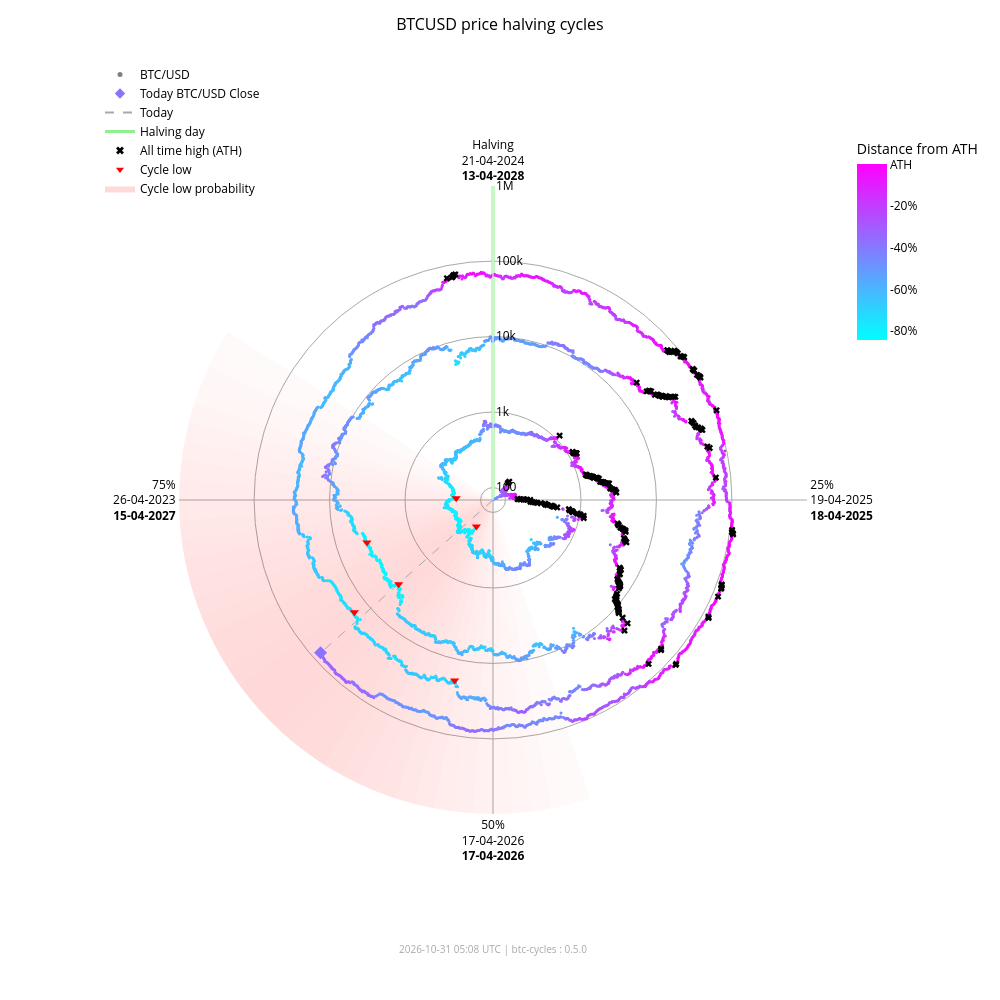

Notebook cell for this chart:
### Markdown cell above
### Interactive chart (plotly)

### Code cell
fig_interactive = btc.plot(
    kind="interactive",
    from_date="2012-11-28",
)
# plotly config for interactivity
config = {"scrollZoom": True, "displayModeBar": True}
# display in notebook
fig_interactive.show(config=config)

### Figure 1 — Plotly figure (JSON) as saved in the notebook; plotly's stock layout.template omitted (floating-point values rounded to 4 significant figures; data arrays with more than 128 entries replaced by an {"elided": "..."} marker saying what was removed)
{"data": [{"fill": "toself", "fillcolor": "rgba(255,0,0,0.018306980149439524)", "hoverinfo": "skip", "line": {"width": 0}, "mode": "lines", "r": [68.43, 1000000, 1000000, 68.43, 68.43], "showlegend": false, "theta": [162.0, 162.0, 165.6, 165.6, 162.0], "type": "scatterpolar"}, {"fill": "toself", "fillcolor": "rgba(255,0,0,0.02405911634527998)", "hoverinfo": "skip", "line": {"width": 0}, "mode": "lines", "r": [68.43, 1000000, 1000000, 68.43, 68.43], "showlegend": false, "theta": [165.6, 165.6, 169.2, 169.2, 165.6], "type": "scatterpolar"}, {"fill": "toself", "fillcolor": "rgba(255,0,0,0.030803449372254352)", "hoverinfo": "skip", "line": {"width": 0}, "mode": "lines", "r": [68.43, 1000000, 1000000, 68.43, 68.43], "showlegend": false, "theta": [169.2, 169.2, 172.8, 172.8, 169.2], "type": "scatterpolar"}, {"fill": "toself", "fillcolor": "rgba(255,0,0,0.03847233586005252)", "hoverinfo": "skip", "line": {"width": 0}, "mode": "lines", "r": [68.43, 1000000, 1000000, 68.43, 68.43], "showlegend": false, "theta": [172.8, 172.8, 176.4, 176.4, 172.8], "type": "scatterpolar"}, {"fill": "toself", "fillcolor": "rgba(255,0,0,0.04694405159551339)", "hoverinfo": "skip", "line": {"width": 0}, "mode": "lines", "r": [68.43, 1000000, 1000000, 68.43, 68.43], "showlegend": false, "theta": [176.4, 176.4, 180.0, 180.0, 176.4], "type": "scatterpolar"}, {"fill": "toself", "fillcolor": "rgba(255,0,0,0.05605603979818329)", "hoverinfo": "skip", "line": {"width": 0}, "mode": "lines", "r": [68.43, 1000000, 1000000, 68.43, 68.43], "showlegend": false, "theta": [180.0, 180.0, 183.6, 183.6, 180.0], "type": "scatterpolar"}, {"fill": "toself", "fillcolor": "rgba(255,0,0,0.06562330627802694)", "hoverinfo": "skip", "line": {"width": 0}, "mode": "lines", "r": [68.43, 1000000, 1000000, 68.43, 68.43], "showlegend": false, "theta": [183.6, 183.6, 187.2, 187.2, 183.6], "type": "scatterpolar"}, {"fill": "toself", "fillcolor": "rgba(255,0,0,0.07545707932574237)", "hoverinfo": "skip", "line": {"width": 0}, "mode": "lines", "r": [68.43, 1000000, 1000000, 68.43, 68.43], "showlegend": false, "theta": [187.2, 187.2, 190.8, 190.8, 187.2], "type": "scatterpolar"}, {"fill": "toself", "fillcolor": "rgba(255,0,0,0.08537841060169407)", "hoverinfo": "skip", "line": {"width": 0}, "mode": "lines", "r": [68.43, 1000000, 1000000, 68.43, 68.43], "showlegend": false, "theta": [190.8, 190.8, 194.4, 194.4, 190.8], "type": "scatterpolar"}, {"fill": "toself", "fillcolor": "rgba(255,0,0,0.09522272137134848)", "hoverinfo": "skip", "line": {"width": 0}, "mode": "lines", "r": [68.43, 1000000, 1000000, 68.43, 68.43], "showlegend": false, "theta": [194.4, 194.4, 198.0, 198.0, 194.4], "type": "scatterpolar"}, {"fill": "toself", "fillcolor": "rgba(255,0,0,0.10483418800389058)", "hoverinfo": "skip", "line": {"width": 0}, "mode": "lines", "r": [68.43, 1000000, 1000000, 68.43, 68.43], "showlegend": false, "theta": [198.0, 198.0, 201.6, 201.6, 198.0], "type": "scatterpolar"}, {"fill": "toself", "fillcolor": "rgba(255,0,0,0.11405248627197925)", "hoverinfo": "skip", "line": {"width": 0}, "mode": "lines", "r": [68.43, 1000000, 1000000, 68.43, 68.43], "showlegend": false, "theta": [201.6, 201.6, 205.2, 205.2, 201.6], "type": "scatterpolar"}, {"fill": "toself", "fillcolor": "rgba(255,0,0,0.12269756305009562)", "hoverinfo": "skip", "line": {"width": 0}, "mode": "lines", "r": [68.43, 1000000, 1000000, 68.43, 68.43], "showlegend": false, "theta": [205.2, 205.2, 208.8, 208.8, 205.2], "type": "scatterpolar"}, {"fill": "toself", "fillcolor": "rgba(255,0,0,0.13055959037792858)", "hoverinfo": "skip", "line": {"width": 0}, "mode": "lines", "r": [68.43, 1000000, 1000000, 68.43, 68.43], "showlegend": false, "theta": [208.8, 208.8, 212.4, 212.4, 208.8], "type": "scatterpolar"}, {"fill": "toself", "fillcolor": "rgba(255,0,0,0.13740037014073872)", "hoverinfo": "skip", "line": {"width": 0}, "mode": "lines", "r": [68.43, 1000000, 1000000, 68.43, 68.43], "showlegend": false, "theta": [212.4, 212.4, 216.0, 216.0, 212.4], "type": "scatterpolar"}, {"fill": "toself", "fillcolor": "rgba(255,0,0,0.14296927208088228)", "hoverinfo": "skip", "line": {"width": 0}, "mode": "lines", "r": [68.43, 1000000, 1000000, 68.43, 68.43], "showlegend": false, "theta": [216.0, 216.0, 219.6, 219.6, 216.0], "type": "scatterpolar"}, {"fill": "toself", "fillcolor": "rgba(255,0,0,0.14703219887325494)", "hoverinfo": "skip", "line": {"width": 0}, "mode": "lines", "r": [68.43, 1000000, 1000000, 68.43, 68.43], "showlegend": false, "theta": [219.6, 219.6, 223.2, 223.2, 219.6], "type": "scatterpolar"}, {"fill": "toself", "fillcolor": "rgba(255,0,0,0.14940752827264187)", "hoverinfo": "skip", "line": {"width": 0}, "mode": "lines", "r": [68.43, 1000000, 1000000, 68.43, 68.43], "showlegend": false, "theta": [223.2, 223.2, 226.8, 226.8, 223.2], "type": "scatterpolar"}, {"fill": "toself", "fillcolor": "rgba(255,0,0,0.15)", "hoverinfo": "skip", "line": {"width": 0}, "mode": "lines", "r": [68.43, 1000000, 1000000, 68.43, 68.43], "showlegend": false, "theta": [226.8, 226.8, 230.4, 230.4, 226.8], "type": "scatterpolar"}, {"fill": "toself", "fillcolor": "rgba(255,0,0,0.14882314851976614)", "hoverinfo": "skip", "line": {"width": 0}, "mode": "lines", "r": [68.43, 1000000, 1000000, 68.43, 68.43], "showlegend": false, "theta": [230.4, 230.4, 234.0, 234.0, 230.4], "type": "scatterpolar"}, {"fill": "toself", "fillcolor": "rgba(255,0,0,0.14600334989350275)", "hoverinfo": "skip", "line": {"width": 0}, "mode": "lines", "r": [68.43, 1000000, 1000000, 68.43, 68.43], "showlegend": false, "theta": [234.0, 234.0, 237.6, 237.6, 234.0], "type": "scatterpolar"}, {"fill": "toself", "fillcolor": "rgba(255,0,0,0.14176315293000513)", "hoverinfo": "skip", "line": {"width": 0}, "mode": "lines", "r": [68.43, 1000000, 1000000, 68.43, 68.43], "showlegend": false, "theta": [237.6, 237.6, 241.2, 241.2, 237.6], "type": "scatterpolar"}, {"fill": "toself", "fillcolor": "rgba(255,0,0,0.1363869302869166)", "hoverinfo": "skip", "line": {"width": 0}, "mode": "lines", "r": [68.43, 1000000, 1000000, 68.43, 68.43], "showlegend": false, "theta": [241.2, 241.2, 244.8, 244.8, 241.2], "type": "scatterpolar"}, {"fill": "toself", "fillcolor": "rgba(255,0,0,0.13017643696734477)", "hoverinfo": "skip", "line": {"width": 0}, "mode": "lines", "r": [68.43, 1000000, 1000000, 68.43, 68.43], "showlegend": false, "theta": [244.8, 244.8, 248.4, 248.4, 244.8], "type": "scatterpolar"}, {"fill": "toself", "fillcolor": "rgba(255,0,0,0.1234063302665758)", "hoverinfo": "skip", "line": {"width": 0}, "mode": "lines", "r": [68.43, 1000000, 1000000, 68.43, 68.43], "showlegend": false, "theta": [248.4, 248.4, 252.0, 252.0, 248.4], "type": "scatterpolar"}, {"fill": "toself", "fillcolor": "rgba(255,0,0,0.11628949020714345)", "hoverinfo": "skip", "line": {"width": 0}, "mode": "lines", "r": [68.43, 1000000, 1000000, 68.43, 68.43], "showlegend": false, "theta": [252.0, 252.0, 255.6, 255.6, 252.0], "type": "scatterpolar"}, {"fill": "toself", "fillcolor": "rgba(255,0,0,0.108959277972535)", "hoverinfo": "skip", "line": {"width": 0}, "mode": "lines", "r": [68.43, 1000000, 1000000, 68.43, 68.43], "showlegend": false, "theta": [255.6, 255.6, 259.2, 259.2, 255.6], "type": "scatterpolar"}, {"fill": "toself", "fillcolor": "rgba(255,0,0,0.1014715299920515)", "hoverinfo": "skip", "line": {"width": 0}, "mode": "lines", "r": [68.43, 1000000, 1000000, 68.43, 68.43], "showlegend": false, "theta": [259.2, 259.2, 262.8, 262.8, 259.2], "type": "scatterpolar"}, {"fill": "toself", "fillcolor": "rgba(255,0,0,0.09382430417652897)", "hoverinfo": "skip", "line": {"width": 0}, "mode": "lines", "r": [68.43, 1000000, 1000000, 68.43, 68.43], "showlegend": false, "theta": [262.8, 262.8, 266.4, 266.4, 262.8], "type": "scatterpolar"}, {"fill": "toself", "fillcolor": "rgba(255,0,0,0.08598937207621672)", "hoverinfo": "skip", "line": {"width": 0}, "mode": "lines", "r": [68.43, 1000000, 1000000, 68.43, 68.43], "showlegend": false, "theta": [266.4, 266.4, 270.0, 270.0, 266.4], "type": "scatterpolar"}, {"fill": "toself", "fillcolor": "rgba(255,0,0,0.07794710108398434)", "hoverinfo": "skip", "line": {"width": 0}, "mode": "lines", "r": [68.43, 1000000, 1000000, 68.43, 68.43], "showlegend": false, "theta": [270.0, 270.0, 273.6, 273.6, 270.0], "type": "scatterpolar"}, {"fill": "toself", "fillcolor": "rgba(255,0,0,0.06971614429145927)", "hoverinfo": "skip", "line": {"width": 0}, "mode": "lines", "r": [68.43, 1000000, 1000000, 68.43, 68.43], "showlegend": false, "theta": [273.6, 273.6, 277.2, 277.2, 273.6], "type": "scatterpolar"}, {"fill": "toself", "fillcolor": "rgba(255,0,0,0.061371174705723626)", "hoverinfo": "skip", "line": {"width": 0}, "mode": "lines", "r": [68.43, 1000000, 1000000, 68.43, 68.43], "showlegend": false, "theta": [277.2, 277.2, 280.8, 280.8, 277.2], "type": "scatterpolar"}, {"fill": "toself", "fillcolor": "rgba(255,0,0,0.05304520605236535)", "hoverinfo": "skip", "line": {"width": 0}, "mode": "lines", "r": [68.43, 1000000, 1000000, 68.43, 68.43], "showlegend": false, "theta": [280.8, 280.8, 284.4, 284.4, 280.8], "type": "scatterpolar"}, {"fill": "toself", "fillcolor": "rgba(255,0,0,0.044916938988340704)", "hoverinfo": "skip", "line": {"width": 0}, "mode": "lines", "r": [68.43, 1000000, 1000000, 68.43, 68.43], "showlegend": false, "theta": [284.4, 284.4, 288.0, 288.0, 284.4], "type": "scatterpolar"}, {"fill": "toself", "fillcolor": "rgba(255,0,0,0.0371870550186571)", "hoverinfo": "skip", "line": {"width": 0}, "mode": "lines", "r": [68.43, 1000000, 1000000, 68.43, 68.43], "showlegend": false, "theta": [288.0, 288.0, 291.6, 291.6, 288.0], "type": "scatterpolar"}, {"fill": "toself", "fillcolor": "rgba(255,0,0,0.030049603184432498)", "hoverinfo": "skip", "line": {"width": 0}, "mode": "lines", "r": [68.43, 1000000, 1000000, 68.43, 68.43], "showlegend": false, "theta": [291.6, 291.6, 295.2, 295.2, 291.6], "type": "scatterpolar"}, {"fill": "toself", "fillcolor": "rgba(255,0,0,0.023665126797805223)", "hoverinfo": "skip", "line": {"width": 0}, "mode": "lines", "r": [68.43, 1000000, 1000000, 68.43, 68.43], "showlegend": false, "theta": [295.2, 295.2, 298.8, 298.8, 295.2], "type": "scatterpolar"}, {"fill": "toself", "fillcolor": "rgba(255,0,0,0.018141004067302662)", "hoverinfo": "skip", "line": {"width": 0}, "mode": "lines", "r": [68.43, 1000000, 1000000, 68.43, 68.43], "showlegend": false, "theta": [298.8, 298.8, 302.4, 302.4, 298.8], "type": "scatterpolar"}, {"hoverinfo": "skip", "line": {"color": "darkgrey", "dash": "dash", "width": 1}, "mode": "lines", "r": [68.43, 77200.0], "showlegend": false, "theta": [228.4, 228.4], "type": "scatterpolar"}, {"hoverinfo": "skip", "line": {"color": "lightgreen", "width": 3}, "mode": "lines", "r": [68.43, 1000000], "showlegend": false, "theta": [0, 0], "type": "scatterpolar"}, {"hoverinfo": "text", "marker": {"color": {"elided": "4935 str values"}, "size": 3}, "mode": "markers", "r": {"elided": "4935 float values"}, "showlegend": false, "text": {"elided": "4935 str values"}, "theta": {"elided": "4935 float values"}, "type": "scatterpolar"}, {"hoverinfo": "text", "marker": {"color": "#8c73ff", "size": 10, "symbol": "diamond"}, "mode": "markers", "r": [77200.0], "showlegend": false, "text": ["Today<br>Date: 2026-10-30<br>Price: $77,198.21"], "theta": [228.4], "type": "scatterpolar"}, {"hoverinfo": "text", "marker": {"color": "black", "size": 6, "symbol": "x"}, "mode": "markers", "r": {"elided": "182 float values"}, "showlegend": false, "text": {"elided": "182 str values"}, "theta": {"elided": "182 float values"}, "type": "scatterpolar"}, {"hoverinfo": "text", "marker": {"color": "red", "size": 8, "symbol": "triangle-down"}, "mode": "markers", "r": [178.1, 210.5, 3237.0, 3961.0, 19020.0, 15790.0], "showlegend": false, "text": ["Cycle Low<br>Date: 2015-01-14<br>Price: $178.10<br>ATH distance: -84.5%", "Cycle Low<br>Date: 2015-08-24<br>Price: $210.49<br>ATH distance: -81.7%", "Cycle Low<br>Date: 2018-12-15<br>Price: $3,236.76<br>ATH distance: -83.4%", "Cycle Low<br>Date: 2019-03-15<br>Price: $3,960.91<br>ATH distance: -79.7%", "Cycle Low<br>Date: 2022-06-18<br>Price: $19,017.64<br>ATH distance: -71.9%", "Cycle Low<br>Date: 2022-11-21<br>Price: $15,787.28<br>ATH distance: -76.6%"], "theta": [212.1, 272.7, 228.3, 251.4, 192.0, 231.0], "type": "scatterpolar"}, {"marker": {"color": "grey", "size": 5}, "mode": "markers", "name": "BTC/USD", "r": [null], "theta": [null], "type": "scatterpolar"}, {"marker": {"color": "#8c73ff", "size": 8, "symbol": "diamond"}, "mode": "markers", "name": "Today BTC/USD Close", "r": [null], "theta": [null], "type": "scatterpolar"}, {"line": {"color": "darkgrey", "dash": "dash"}, "mode": "lines", "name": "Today", "r": [null], "theta": [null], "type": "scatterpolar"}, {"line": {"color": "lightgreen", "width": 3}, "mode": "lines", "name": "Halving day", "r": [null], "theta": [null], "type": "scatterpolar"}, {"marker": {"color": "black", "size": 7, "symbol": "x"}, "mode": "markers", "name": "All time high (ATH)", "r": [null], "theta": [null], "type": "scatterpolar"}, {"marker": {"color": "red", "size": 7, "symbol": "triangle-down"}, "mode": "markers", "name": "Cycle low", "r": [null], "theta": [null], "type": "scatterpolar"}, {"fill": "toself", "fillcolor": "rgba(255,0,0,0.15)", "line": {"width": 0}, "mode": "lines", "name": "Cycle low probability", "r": [null], "theta": [null], "type": "scatterpolar"}, {"hoverinfo": "skip", "marker": {"cmax": 0, "cmin": -0.8453, "color": [0], "colorbar": {"len": 0.25, "ticktext": ["ATH", "-20%", "-40%", "-60%", "-80%", "-100%"], "tickvals": [0, -0.2, -0.4, -0.6, -0.8, -1.0], "title": {"text": "Distance from ATH"}, "x": 0.95, "y": 0.92, "yanchor": "top"}, "colorscale": {"elided": "256x2 mixed values"}, "showscale": true, "size": 0}, "mode": "markers", "r": [null], "showlegend": false, "theta": [null], "type": "scatterpolar"}], "layout": {"annotations": [{"font": {"color": "darkgrey", "size": 10}, "showarrow": false, "text": "2026-10-31 05:08 UTC | btc-cycles : 0.5.0", "x": 0.5, "xref": "paper", "y": -0.02, "yref": "paper"}], "font": {"color": "black"}, "height": 1000, "legend": {"bgcolor": "rgba(0,0,0,0)", "font": {"color": "black"}, "x": 0.0, "y": 1.0}, "margin": {"b": 60, "l": 100, "r": 80, "t": 60}, "paper_bgcolor": "white", "plot_bgcolor": "white", "polar": {"angularaxis": {"color": "black", "direction": "clockwise", "gridcolor": "darkgrey", "rotation": 90, "ticktext": ["Halving<br>21-04-2024<br><b>13-04-2028</b>", "25%<br>19-04-2025<br><b>18-04-2025</b>", "50%<br>17-04-2026<br><b>17-04-2026</b>", "75%<br>26-04-2023<br><b>15-04-2027</b>"], "tickvals": [0, 90, 180, 270]}, "bgcolor": "white", "domain": {"x": [0.1, 0.9], "y": [0.05, 0.95]}, "radialaxis": {"angle": 90, "color": "black", "gridcolor": "darkgrey", "range": [1.835, 6.0], "tickangle": 90, "ticktext": ["100", "1k", "10k", "100k", "1M"], "tickvals": [100, 1000, 10000, 100000, 1000000], "type": "log"}}, "title": {"font": {"color": "black", "size": 16}, "text": "BTCUSD price halving cycles", "x": 0.5}, "width": 1000}}
